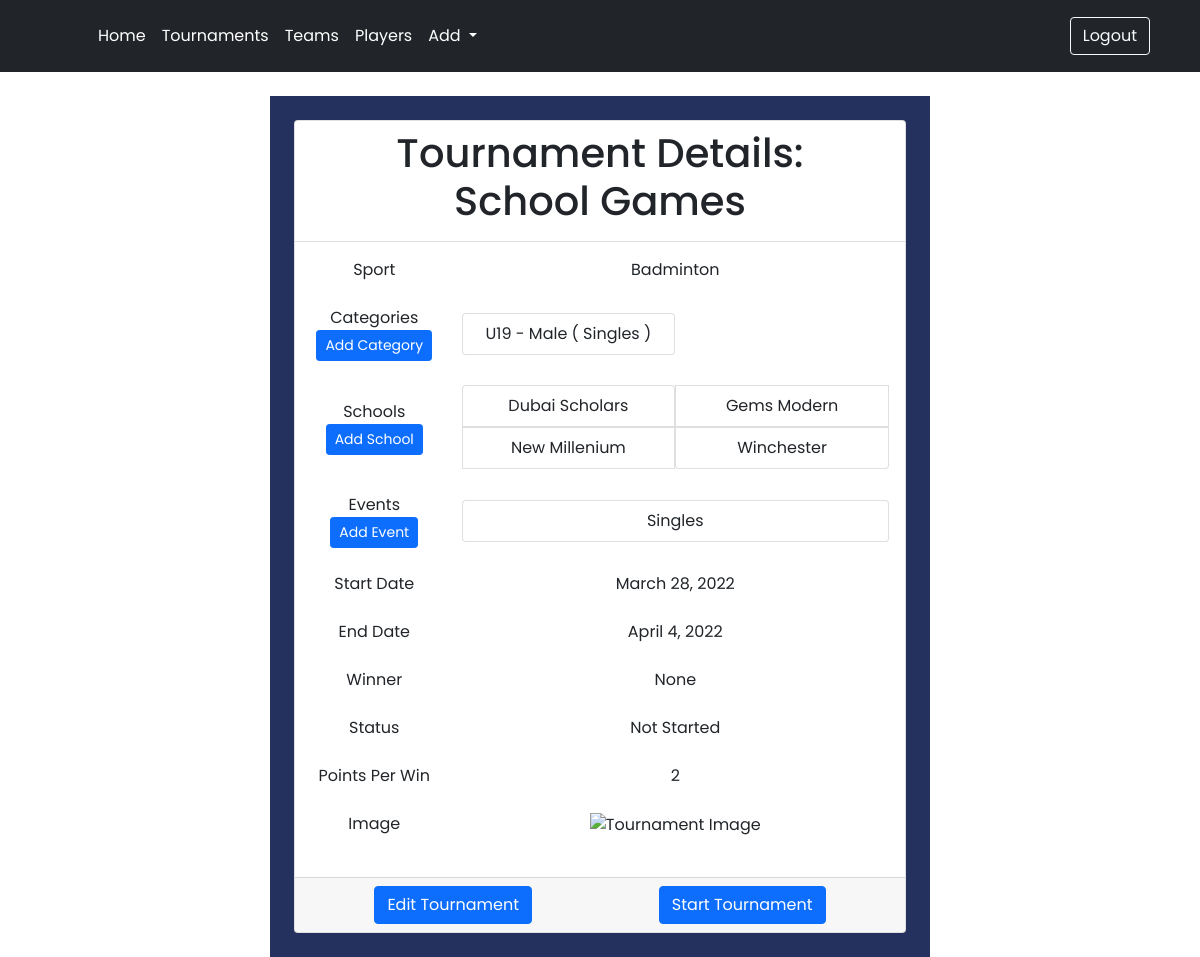
Page /tournament/details/1 (signed in) on the earlier database version.
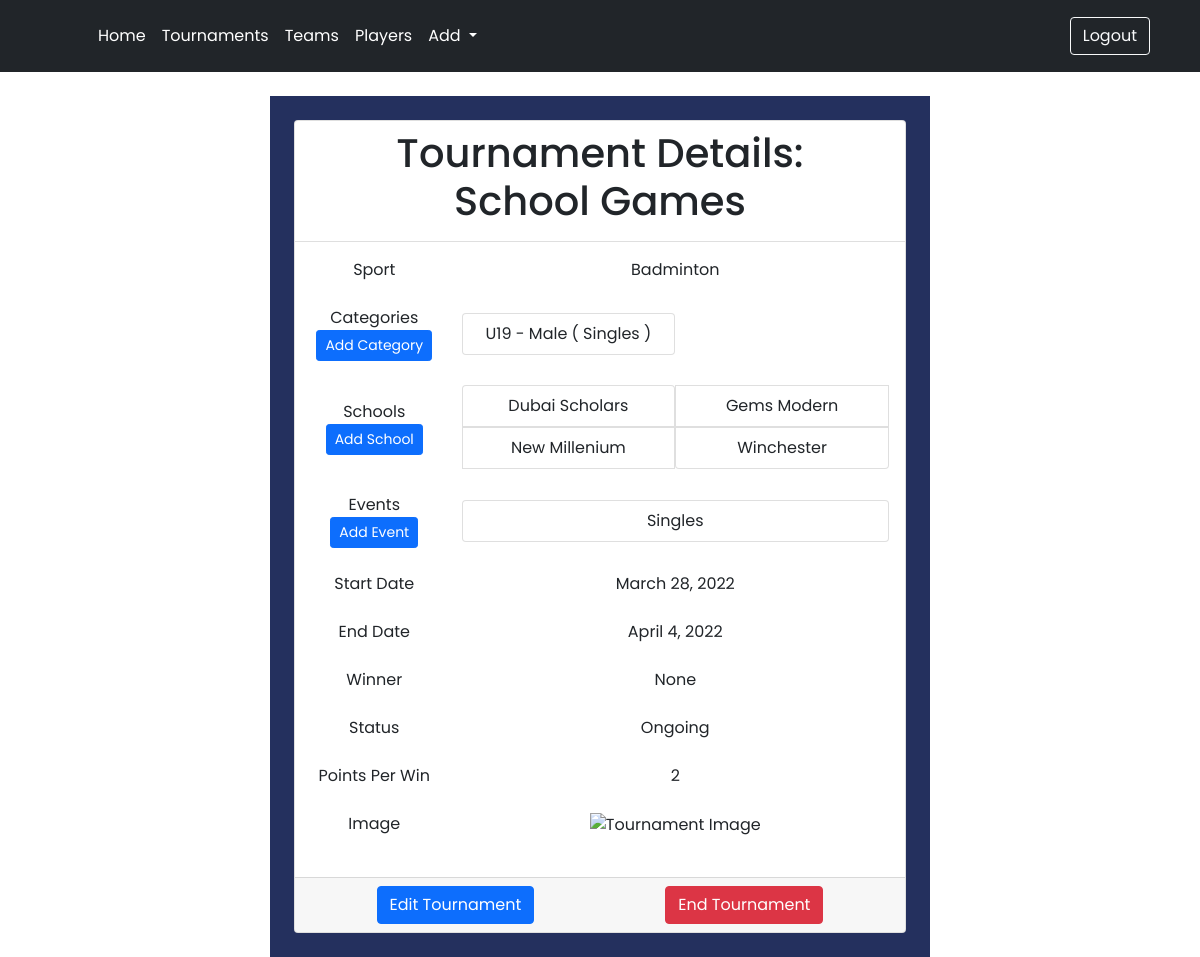
Same page on the later database version.
### TournamentTracker/models.py (models this page shows, shortened)
class Tournament(models.Model):
    STATUS = (('Not Started', 'Not Started'), ('Ongoing', 'Ongoing'), ('Ended', 'Ended'))
    name = models.CharField(max_length=255, null=False, blank=False, default="")
    sport = models.ForeignKey(Sport, on_delete=models.CASCADE, null=False, blank=False)
    winner = models.ForeignKey(School, on_delete=models.CASCADE, null=True, blank=True)
    start_date = models.DateField(null=False, blank=False)
    end_date = models.DateField(null=False, blank=False)
    categories = models.ManyToManyField(Category, related_name="category_tournaments", blank=False)
    event_types = models.ManyToManyField(EventType, related_name="event_tournaments", blank = False)
    schools = models.ManyToManyField(School, related_name="tournaments", blank = True)
    status = models.CharField(max_length=16, choices=STATUS, default='Not Started', null=True, blank=True)
    points_per_win = models.PositiveSmallIntegerField(default=1, null=True, blank=True)
    image = models.ImageField(null=True, blank=True, default="")
    class Meta:
        	ordering = ('name',)

class Sport(models.Model):
    name = models.CharField(max_length=255, null=False, blank=False, default="")
    image = models.ImageField(null=True, blank=True, default="")
    def __str__(self):
        return self.name
    class Meta:
        	ordering = ('name',)

### TournamentTracker/views.py (the view)
# urls.py: path('tournament/details/<int:pk>', login_required(views.TournamentDetails.as_view()), name="details_tournament"),
class TournamentDetails(generic.DetailView):
    model = Tournament
    template_name = 'Tournament/tournament-details.html'

### TournamentTracker/models.py (called while the page is built)
    def __str__(self):
        return self.name

    def __str__(self):
        return self.name

    def __str__(self):
        return "U" + str(self.age) + " - " + self.gender + " ( " + self.event.name + " )"

### TournamentTracker/templates/Tournament/tournament-details.html (shortened to what the changed rows need)
{% extends "Tournament/layout.html" %} {% block body %} {% load static %}
<div
  class="container-sm mt-4 p-4 text-center"
  style="width: 55%; background-color: #24305e !important"
>
  <div class="card">
    <div class="card-header bg-transparent">
      <h1 class="display-">Tournament Details: <br /> {{object.name}}</h1>
    </div>
    <div class="card-body">
      <div class="row align-items-center">
        <div class="col-3">Sport</div>
        <div class="col">{{object.sport}}</div>
      </div>
      <br />
      <br />
      <br />
      <br />
      <div class="row align-items-center">
        <div class="col-3">Start Date</div>
        <div class="col">{{object.start_date}}</div>
      </div>
      <br />
      <div class="row align-items-center">
        <div class="col-3">End Date</div>
        <div class="col">{{object.end_date}}</div>
      </div>
      <br />
      <div class="row align-items-center">
        <div class="col-3">Winner</div>
        <div class="col">{{object.winner}}</div>
      </div>
      <br />
      <div class="row align-items-center">
        <div class="col-3">Status</div>
        <div class="col">{{object.status}}</div>
      </div>
      <br />
      <div class="row align-items-center">
        <div class="col-3">Points Per Win</div>
        <div class="col">{{object.points_per_win}}</div>
      </div>
      <br />
      <br />
    </div>
    <div class="card-footer justify-content-around" style="display: flex">
      <a
        class="btn btn-primary"
        type="button"
        href="{% url 'edit_tournament' object.id %}"
        >Edit Tournament</a
      >
      {% if object.status == 'Not Started' %}
      <a
        role="button"
        href="{% url 'start_tournament' object.id %}"
        class="btn btn-primary"
        >Start Tournament</a
      >
      {% else %}
      <a
        role="button"
        href="{% url 'end_tournament' object.id %}"
        class="btn btn-danger"
        >End Tournament</a
      >
      {% endif %}
    </div>
  </div>
</div>
{% endblock %}

Differences in the rows shown:
changed Tournament "School Games": status "Not Started" → "Ongoing"
Other differences:
text no longer shown: "Start Tournament"
text now shown: "End Tournament"
